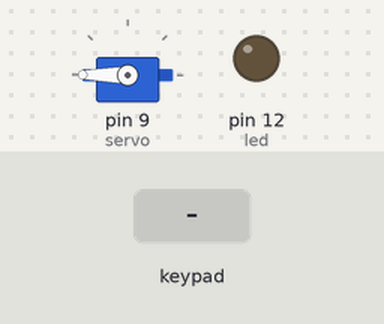
This sketch was run on a simulated Arduino Uno, built with avr-gcc and run on an emulated ATmega328P. Shown: servo, output pins drawn as LEDs (lit = HIGH). Inputs (shaded band) come from the test bench.

Above: at 1.7 s.
1.8 s: keypad keys 1 2 3 4 pressed 0.4 s apart
At 3.17 s:
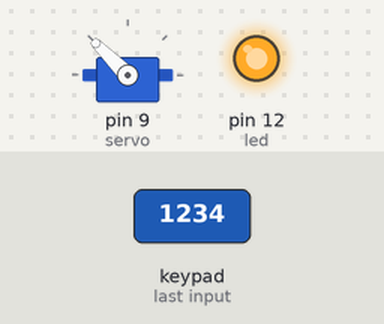
At 4.3 s:
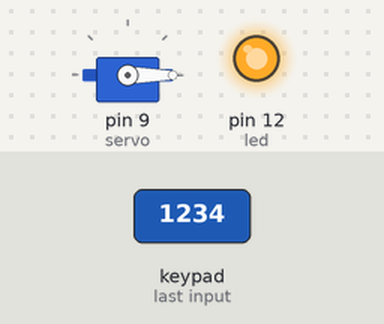
5.0 s: key '#' pressed
At 5.16 s:
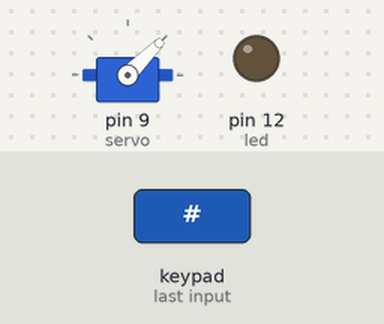
Timing chart, 0 to 8.0 s (numbered marks = the images above; inputs shaded):
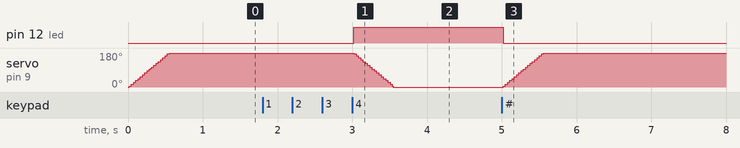

The sketch:

KEYPAD.ino
```cpp
#include <Keypad.h> // the library for the 4x4 keypad
//#include <LiquidCrystal_I2C.h> // the library for the i2c 1602 lcd
#include <Servo.h> // the library to control the servo motor

Servo servo;

int led = 12;
#define Password_Length 5 // the length of the password, if the password is 4 digits long set this to 5
int Position = 0; // position of the servo
char Particular[Password_Length]; // the password length
char Specific[Password_Length] = "1234"; // the password which is called specific in the code, change this to anything you want with the numbers 0-9 and the letters A-D
byte Particular_Count = 0, Specific_Count = 0; // counts the amount of digits and and checks to see if the password is correct
char Key;
const byte ROWS = 4; // the amount of rows on the keypad
const byte COLS = 4; // the amount of columns on the keypad
char keys[ROWS][COLS] = { // sets the rowns and columns
  // sets the keypad digits
  {'1','2','3','A'},

  {'4','5','6','B'},

  {'7','8','9','C'},

  {'*','0','#','D'}
};
bool SmartDoor = true; // the servo
// the pins to plug the keypad into
byte rowPins[ROWS] = {1, 2, 3, 4};
byte colPins[COLS] = {5, 6, 7, 8};
Keypad myKeypad( makeKeymap(keys), rowPins, colPins, ROWS, COLS); // gets the data from the keypad

// locked charcater
byte Locked[8] = {
  B01110,
  B10001,
  B10001,
  B11111,
  B11011,
  B11011,
  B11011,
  B11111
};
// open character
byte Opened[8] = {
  B01110,
  B00001,
  B00001,
  B11111,
  B11011,
  B11011,
  B11011,
  B11111
};
void setup()
{
  servo.attach(9); // attaches the servo to pin 10
  ServoClose(); // closes the servo when you say this function
 // lcd.init(); // initializes the lcd
 // lcd.backlight(); // turns on the backlight
 // lcd.setCursor(0,0); // sets the cursor on the lcd
 // lcd.print("Vector X"); // prints the text/charater

  pinMode(led,OUTPUT);
}

void loop()
{
  if (SmartDoor == 0) // opens the smart door
  {
    Key = myKeypad.getKey(); // the word key = myKeypad which gets the value
    digitalWrite(led,1);
    if (Key == '#') // when the '#' key is pressed

    {
  //    lcd.clear(); // clears the lcd diplay
      ServoClose(); // closes the servo motor
      delay(3000); // waits 3 seconds
      SmartDoor = 1; // closes the door

    }
  }

  else Open(); // keeps the door open
}

void clearData() // clears the data
{
  while (Particular_Count != 0) // counts the digits pressed
  {
    Particular[Particular_Count--] = 0; // counts how many digits
  }
  return; // returns the data
}

void ServoOpen() // opens the servo
{
  for (Position = 180; Position >= 0; Position -= 5) { // moves from 0 to 180 degrees
    servo.write(Position); // moves to the postion
    delay(15); // waits 15 milliseconds
    digitalWrite(led,1);
  }
}

void ServoClose() // closes the servo
{
  for (Position = 0; Position <= 180; Position += 5) { // moves from position 0 to 180 degrees
    servo.write(Position); // moves to the position
    delay(15); // waits 15 milliseconds
    digitalWrite(led,0);
  }
}

void Open() // function declarations
{

  Key = myKeypad.getKey(); // gets the keys you press from the keypad
  if (Key)
  {
    Particular[Particular_Count] = Key;
  //  lcd.setCursor(Particular_Count, 1); // sets the cursor on the lcd
   // lcd.print("*"); // prints '*' instead of the password
    Particular_Count++; // counts the length of the password
  }

  if (Particular_Count == Password_Length - 1) // gets the length of the password
  {
    if (!strcmp(Particular, Specific)) // counts the length and checks to see if the password is correct
    {
     // lcd.clear();
      ServoOpen(); // moves the servo 180 degrees
      SmartDoor = 0;
    }
    else
    {
      SmartDoor = 1; // closes the smart door
    }
    clearData(); // clears the data
  }
}
```

Measured:
- after the input at 1.8 s, pin 12 (led): LOW → HIGH after 1.2 s; servo on pin 9 (servo): moves from 180° to 0° over 0.53 s, starting after 1.2 s
- after the input at 5.0 s, pin 12 (led): HIGH → LOW at once; servo on pin 9 (servo): moves from 0° to 180° over 0.54 s, starting at once
